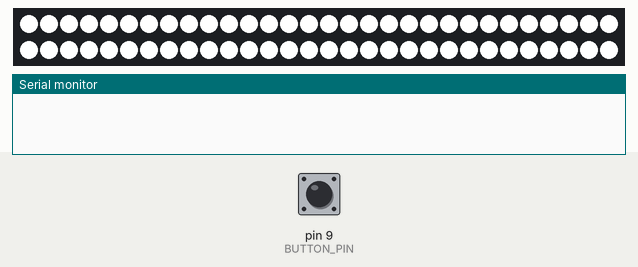
This sketch was run on a simulated Arduino Uno, built with avr-gcc and run on an emulated ATmega328P. On the bench: 60 RGB LEDs in strip order, left to right, continuing on the next row, the last lines printed to the serial monitor. The inputs (shaded band) are chosen by the test bench; at power-on: pin 9 (BUTTON_PIN) LOW. Dim RGB values are drawn brighter than linear; colours are those a GRB WS2812 strip shows for the declared byte order; random numbers use the default seed unless the sketch sets one.

Above: at 1.2 s.
1.3 s: pin 9 (BUTTON_PIN) pulled HIGH for 0.15 s
2.0 s: pin 9 (BUTTON_PIN) pulled HIGH for 1 s
At 3.34 s:
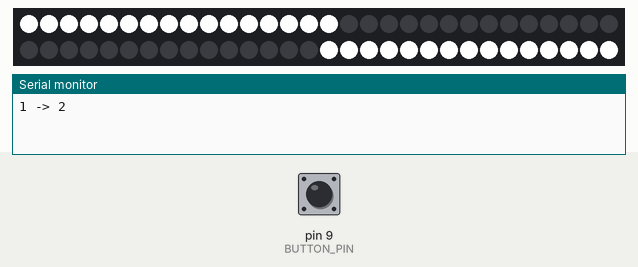
4.7 s: pin 9 (BUTTON_PIN) pulled HIGH for 0.15 s
5.4 s: pin 9 (BUTTON_PIN) pulled HIGH for 3.2 s
At 6.8 s:
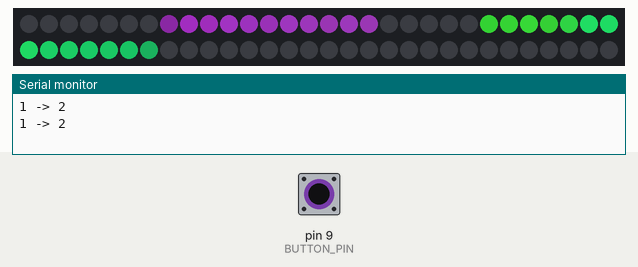
10.1 s: pin 9 (BUTTON_PIN) pulled HIGH for 0.15 s
At 11.29 s:
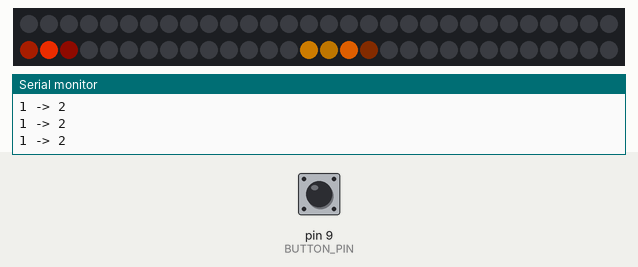

The sketch:

main.ino
```cpp
#include "Bed.h"
Bed bed;

void setup() {
    Serial.begin(9600);
    randomSeed(analogRead(A0));
    bed.setup();
}

void loop() {
    bed.main();
}
```

Bed.cpp
```cpp
#include "Bed.h"

#include "LED.h"
LED led;

#include "ButtonController.h"
const int BUTTON_PIN = 9;
ButtonController button(BUTTON_PIN);


// Constructor
Bed::Bed() {}

// Public member functions
void Bed::setup() {
    led.setup();
    button.setup();

    setState(LIGHT);
}

void Bed::main() {

    ButtonState buttonState = button.main();
    handleInput(buttonState);

    switch (currentState) {
        case TRANSITION:
            led.runTransition(cooldown, cooldownTime);
            if (millis() > cooldown) {
                endTransition();
            }
            break;
        case LIGHT:
            led.runLight();
            break;
        case SLEEP:
            led.runSleep();
            break;

        case RANDOM_DOTS:
            led.runRandomDots();
            break;
    }
}


// // Private member functions
void Bed::handleInput(ButtonState buttonState) {
    switch (buttonState) {
        case LONG_PRESS:
            if (currentState == LIGHT) {
                setState(SLEEP);
            } else {
                setState(LIGHT);
            }
            break;
        case SINGLE_CLICK:
            advanceState();
            break;
    }
}

void Bed::setState(BedState state) {
    currentState = TRANSITION;
    nextState = state;
    cooldown = millis() + cooldownTime;
}

void Bed::advanceState() {
    Serial.print(currentState);
    Serial.print(" -> ");
    int next = static_cast<int>(currentState) + 1;
    if (next >= static_cast<int>(TRANSITION)) {
        next = static_cast<int>(LIGHT);
    }
    setState(static_cast<BedState>(next));
    Serial.println(nextState);
}

void Bed::endTransition() {
    currentState = nextState;
    if (currentState == RANDOM_DOTS) {
      led.randomize();
    }
}
```

Bed.h
```cpp
#ifndef BED_H
#define BED_H

#include "ButtonController.h"

class Bed {
public:
    // Constructor(s) and destructor
    Bed();

    // Declaration of member functions
    void setup();
    void main();


private:

    enum BedState {
        SLEEP,
        LIGHT, // must always be first

        RANDOM_DOTS,

        TRANSITION, // special state must always be last
    };

    void handleInput(ButtonState);
    void setState(BedState);
    void advanceState();
    void endTransition();

    // LED led;
    BedState currentState;
    BedState nextState;
    long cooldown;
    const int cooldownTime = 400;
};

#endif
```

ButtonController.cpp
```cpp
#include "ButtonController.h"

// Constructor
ButtonController::ButtonController(int buttonPin) {
    pin = buttonPin;
}

void ButtonController::setup() {
    pinMode(pin, INPUT);
}

ButtonState ButtonController::main() {

    currentState = IDLE;

    int reading = digitalRead(pin);
    if (reading != lastButtonState) {
        lastDebounceTime = millis();
    }

    if ((millis() - lastDebounceTime) > debounceDelay) {
        if (reading != buttonState) {
            buttonState = reading;
            if (buttonState == HIGH) {
                buttonPressTime = millis();
            } else {
                unsigned long pressDuration = millis() - buttonPressTime;
                if (pressDuration > longPressThreshold) {
                    currentState = LONG_PRESS;
                } else {
                    clickCount++;
                    lastClickTime = millis();
                }
            }
        }
    }

    lastButtonState = reading;

    if ((millis() - lastClickTime) > clickTimeout) {
        if (clickCount == 1) {
            currentState = SINGLE_CLICK;
        } else if (clickCount == 2) {
            currentState = DOUBLE_CLICK;
        }
        clickCount = 0;
    }


    return currentState;
}
```

ButtonController.h
```cpp
#ifndef BUTTONCONTROLLER_H
#define BUTTONCONTROLLER_H

#include <Arduino.h>

enum ButtonState {
    IDLE,
    SINGLE_CLICK,
    DOUBLE_CLICK,
    LONG_PRESS
};

class ButtonController {
public:
    // Constructor(s) and destructor
    ButtonController(int pin);

    // Declaration of member functions
    void setup();
    ButtonState main();

private:
    int pin;
    const int debounceDelay = 30;

    bool buttonState = LOW;
    bool lastButtonState = LOW;
    unsigned long lastDebounceTime = 0;

    ButtonState currentState = IDLE;

    unsigned long buttonPressTime = 0;
    unsigned long clickTimeout = 240; // Time allowed between clicks for double-click
    unsigned long longPressThreshold = 600; // Time threshold for a long press
    unsigned long lastClickTime = 0;
    int clickCount = 0;
};

#endif
```

Dot.cpp
```cpp
#include "Dot.h"

// Constructor
Dot::Dot() {}

// Public member functions
void Dot::setup(float startPos, float startVel, CRGB startColor, CRGB* leds, CRGB* targets, float* brightness) {
    position = startPos;
    velocity = startVel;
    color = startColor;
    this->leds = leds;
    this->targets = targets;
    this->brightness = brightness;
}

void Dot::update(float dt, const int NUM_LEDS) {
    position = (position + velocity * dt);
    if (position > (float) NUM_LEDS - 0.5 || position < 0.5) {
        velocity *= -1;
        position = (position + 2.0 * velocity * dt);
    }
}

void Dot::render(float dt, CRGB target) {
      int px = ((int) position);

      // brightness
      float distance = (position - (float) px);
      if (velocity > 0) {
        distance = 1-distance;
      }
      float intensity = easing(distance);
      brightness[px] = max(intensity, brightness[px]);

      // blending
      // float blendamt = 0.02;
      // targets[px] = blend(targets[px], color, blendamt*255);
      // targets[px] = target;
      targets[px] = blend(targets[px], target, 40);
}

// Private member functions
float Dot::easing(float x) {
    float res;

    // one sided quadradic easein
    if (x < 0) return 0.0;
    res = (x-1)*(x-1);
    res = constrain(res, 0.0, 1.0);
    return res >= 0.0 ? res : 0.0;
}
```

Dot.h
```cpp
#ifndef DOT_H
#define DOT_H

#include <FastLED.h>

class Dot {
public:
    // Constructor(s) and destructor
    Dot();

    // Declaration of member functions
    void setup(float startPos, float startVel, CRGB startColor, CRGB* leds, CRGB* targets, float* brightness);
    void update(float dt, const int NUM_LEDS);
    void render(float dt, CRGB target);

    float position;
    float velocity;
    CRGB color;

private:

    // Private member functions
    float easing(float x);

    CRGB* leds;
    CRGB* targets;
    float* brightness;

};

#endif
```

LED.cpp
```cpp
#include "LED.h"
// #include <FastLED.h>
// #include "Bed.h"


Dot dots[] = {
  Dot(),
  Dot(),
  Dot()
};


// Constructor
LED::LED() {}

// Public member functions
void LED::setup() {
    FastLED.addLeds<WS2812, LED_PIN>(leds, NUM_LEDS);
    last_time = millis();
    randomize();
}

void LED::randomize() {
    for (int i = 0; i < sizeof(dots) / sizeof(dots[0]); i++) {
        float speed = (float)random(50, 100) / 10.0;
        if (random(0,2) == 0) {
          speed *= -1;
        }
        dots[i].setup(random(2, NUM_LEDS-2), speed, CHSV(random(0, 255), 255, 255), leds, targets, brightness);
    }
    for (int i = 0; i < NUM_LEDS; i++) {
        targets[i] = CRGB::Black;
        brightness[i] = 0.0;
    }
}

void LED::runTransition(long cooldown, int cooldownTime) {
    int ratio = 1.0;
    float progress = ((float) cooldown - millis()) / (cooldownTime * ratio);
    for (int i = 0; i < NUM_LEDS; i++) {
        float position = abs(i - (float) NUM_LEDS / 2.0);
        if ((float) position / (NUM_LEDS / 2.0) > progress) {
          leds[i] = CRGB::White;
        } else {
          leds[i] = CRGB::Black;
        }
    }
    FastLED.show();
    delay(3);
}

void LED::runLight() {
    for (int i = 0; i < NUM_LEDS; i++) {
        leds[i] = CRGB::White;
    }
    FastLED.show();
    delay(3);
}

void LED::runSleep() {
    for (int i = 0; i < NUM_LEDS; i++) {
        leds[i] = CRGB::Black;
    }
    FastLED.show();
    delay(3);
}

void LED::runRandomDots() {
    float delta = ((float) millis() - (float) last_time) / 1000;
    last_time = millis();

    // simulate
    for (int i = 0; i < sizeof(dots) / sizeof(dots[0]); i++) {
        dots[i].update(delta, NUM_LEDS);

        CRGB target = dots[i].color;
        for (int j = 0; j < sizeof(dots) / sizeof(dots[0]); j++) {
            if (i != j) {
                float distance = abs(dots[i].position - dots[j].position);
                float blendAmt = pow(1.1, -distance) / 2.0; // adjust first float for steeper or shallower blending
                target = blend(target, dots[j].color, blendAmt * 255);
            }
        }
        dots[i].render(delta, target);
    }

    // apply lighting to leds
    for (int i = 0; i < NUM_LEDS; i++) {
        leds[i] = blend(CRGB::Black, targets[i], (int) (brightness[i] * 255));
        brightness[i] = max(brightness[i] - fade * delta, 0.0);
    }

    FastLED.show();
    delay(3);
}


// Private member functions
```

LED.h
```cpp
#ifndef LED_H
#define LED_H

#include <Arduino.h>
#include <FastLED.h>
#include "Dot.h"

const int NUM_LEDS = 60;
const int LED_PIN = 10;

class LED {
public:
    // Constructor(s) and destructor
    LED();

    // Declaration of member functions
    void setup();
    void randomize();

    void runTransition(long cooldown, int cooldownTime);
    void runLight();
    void runSleep();
    void runRandomDots();

private:

    CRGB leds[NUM_LEDS];
    CRGB targets[NUM_LEDS];
    float brightness[NUM_LEDS];

    long last_time;
    const float fade = 0.2; // 0.1 fades absolute 10% per second
};

#endif
```

Measured:
- after the input at 10.1 s, the LEDs: first change after 0.44 s (image 3 shows a later state)
